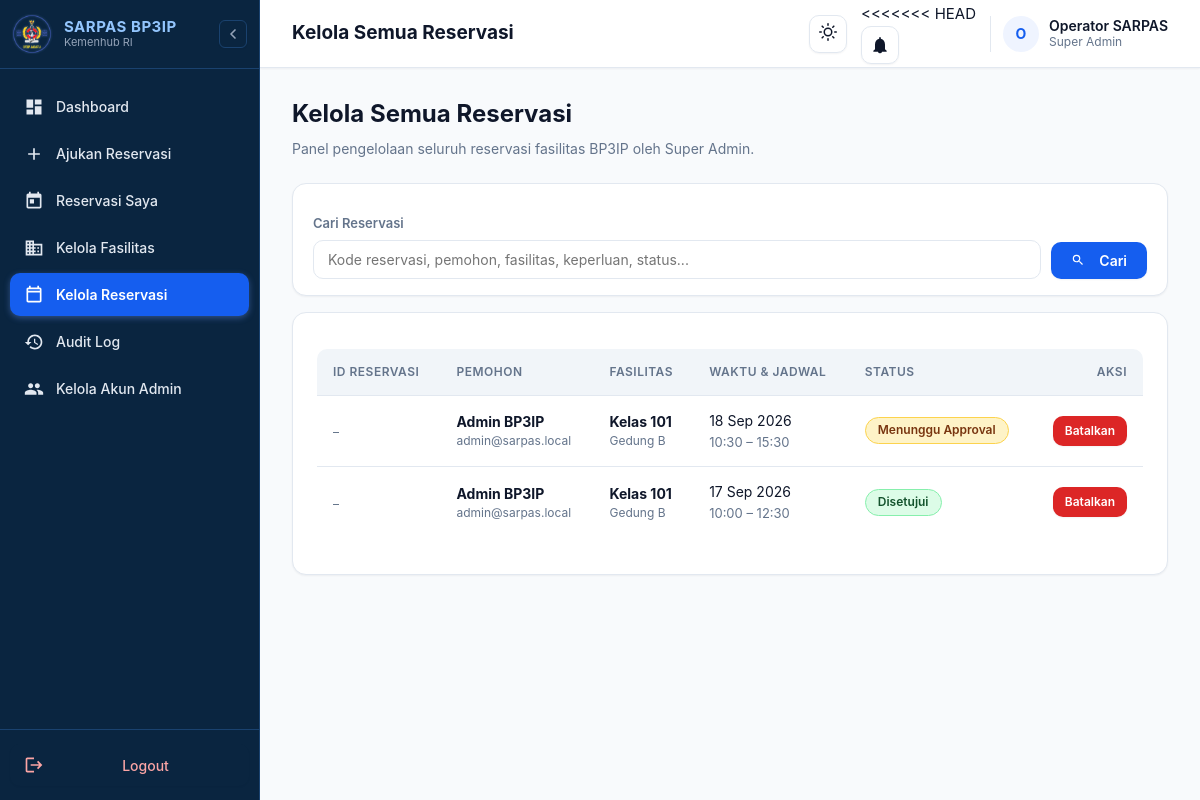
Before: /manajemen-reservasi/ (signed in) with the older database file.
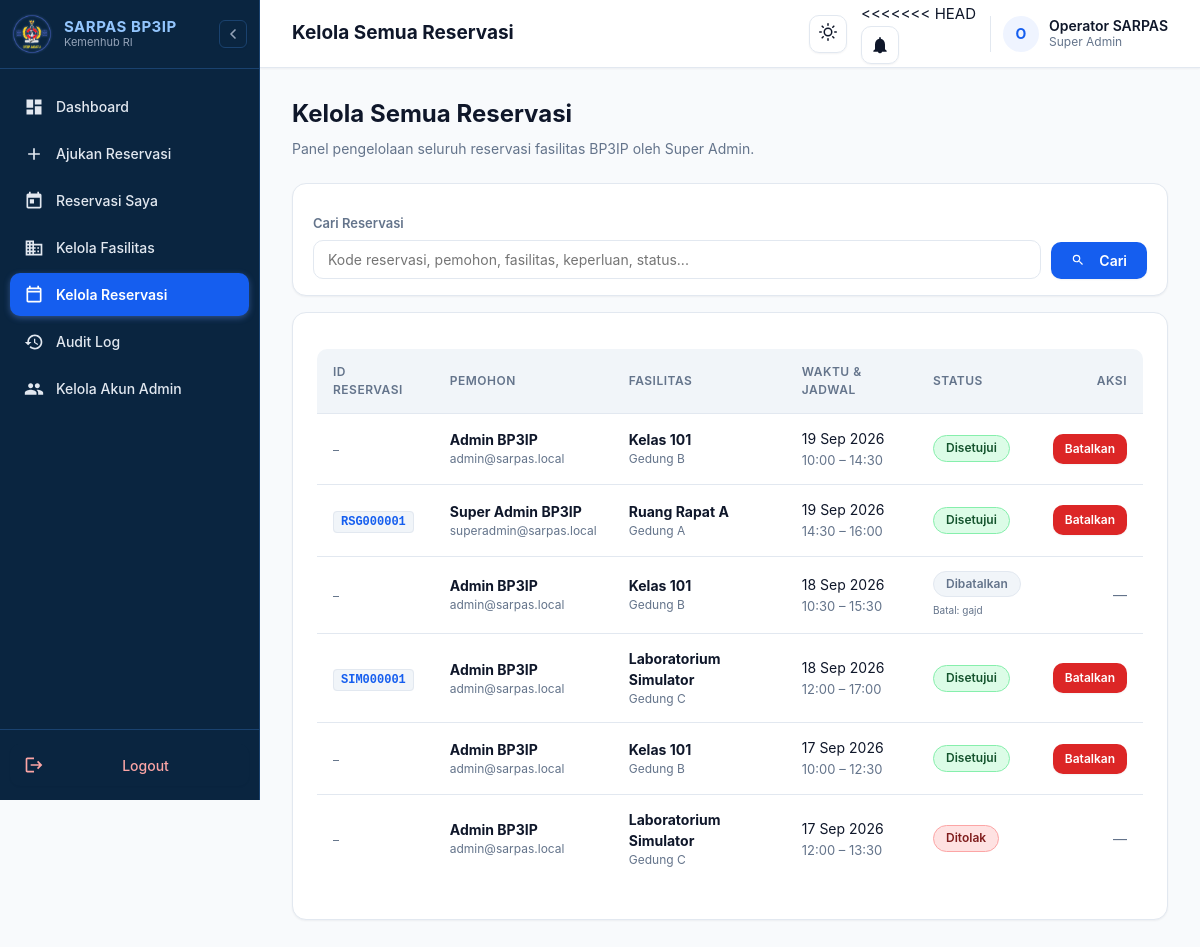
After: the same page with the newer database file.
### core/models.py (models this page shows, shortened)
class Reservasi(models.Model):
    class Status(models.TextChoices):
        DRAFT = "DRAFT", "Draft"
        PENDING = "PENDING", "Menunggu Approval"
        APPROVED = "APPROVED", "Disetujui"
        REJECTED = "REJECTED", "Ditolak"
        NEEDS_REVISION = "NEEDS_REVISION", "Perlu Diperbaiki"
        CANCELLED = "CANCELLED", "Dibatalkan"
    pemohon = models.ForeignKey(User, on_delete=models.PROTECT, related_name="reservasi")
    fasilitas = models.ForeignKey(Fasilitas, on_delete=models.PROTECT, related_name="reservasi")
    tanggal = models.DateField()
    jam_mulai = models.TimeField()
    jam_selesai = models.TimeField()
    keperluan = models.CharField(max_length=255)
    keterangan = models.TextField(blank=True)
    status = models.CharField(max_length=20, choices=Status.choices, default=Status.DRAFT)
    alasan_penolakan = models.TextField(blank=True)
    alasan_pembatalan = models.TextField(blank=True)
    kode_reservasi = models.CharField(max_length=20, unique=True, blank=True, null=True)
    created_at = models.DateTimeField(auto_now_add=True)
    updated_at = models.DateTimeField(auto_now=True)
    class Meta:
        ordering = ["-tanggal", "jam_mulai"]
        constraints = [
            models.CheckConstraint(
                condition=models.Q(jam_selesai__gt=models.F("jam_mulai")),
                name="reservasi_jam_selesai_setelah_mulai",
            ),
        ]

class User(AbstractUser):
    class Role(models.TextChoices):
        ADMIN = "ADMIN", "Admin"
        SUPER_ADMIN = "SUPER_ADMIN", "Super Admin"
        ATASAN = "ATASAN", "Atasan"
    nama = models.CharField(max_length=150)
    email = models.EmailField(unique=True)
    role = models.CharField(max_length=15, choices=Role.choices, default=Role.ADMIN)
    created_at = models.DateTimeField(auto_now_add=True)

class Fasilitas(models.Model):
    class Kategori(models.TextChoices):
        RUANGAN = "RUANGAN", "Ruangan"
        KELAS = "KELAS", "Kelas"
        LABORATORIUM = "LABORATORIUM", "Laboratorium"
        LABORATORIUM_SIMULATOR = "LABORATORIUM_SIMULATOR", "Laboratorium Simulator"
        LAINNYA = "LAINNYA", "Lainnya"
    class Status(models.TextChoices):
        AKTIF = "AKTIF", "Aktif"
        NONAKTIF = "NONAKTIF", "Nonaktif"
    nama_fasilitas = models.CharField(max_length=150)
    kategori = models.CharField(max_length=30, choices=Kategori.choices)
    lokasi = models.CharField(max_length=150)
    kapasitas = models.PositiveIntegerField()
    deskripsi = models.TextField(blank=True)
    status = models.CharField(max_length=10, choices=Status.choices, default=Status.AKTIF)
    keterangan_tambahan = models.TextField(blank=True)
    class Meta:
        verbose_name_plural = "Fasilitas"
        ordering = ["nama_fasilitas"]

### core/views.py (the view, shortened to what this page needs)
# urls.py: path("manajemen-reservasi/", views.reservasi_manage, name="reservasi_manage"),
@role_required(User.Role.SUPER_ADMIN)
def reservasi_manage(request):
    qs = Reservasi.objects.select_related("pemohon", "fasilitas").order_by("-tanggal", "jam_mulai")
    q = request.GET.get("q", "").strip()
    paginator = Paginator(qs, ITEMS_PER_PAGE)
    page_number = request.GET.get("page")
    page_obj = paginator.get_page(page_number)
    return render(request, "reservations/manage.html", {
        "reservasi_list": page_obj,
        "page_obj": page_obj,
        "cancel_form": CancelReservasiForm(),
        "q": q,
    })

### core/forms.py (shortened to what this page needs)
class CancelReservasiForm(forms.Form):
    alasan_pembatalan = forms.CharField(
        label="Alasan pembatalan",
        widget=forms.Textarea(attrs={"rows": 3, "placeholder": "Tuliskan alasan pembatalan reservasi"}),
        error_messages={"required": "Alasan pembatalan wajib diisi."},
    )

### core/context_processors.py (called while the page is built)
def notification_badge(request):
    if request.user.is_authenticated:
        return {"unread_notification_count": request.user.notifikasi.filter(status_baca=False).count()}
    return {"unread_notification_count": 0}

### templates/reservations/manage.html (shortened to what the changed rows need)
{% extends 'base.html' %}
{% block page_title %}Kelola Semua Reservasi{% endblock %}
{% block content %}
<div class="page-heading">
  <h1>Kelola Semua Reservasi</h1>
</div>
<div class="card">
  <div class="table-wrap">
    <table>
      <thead>
        <tr>
          <th>ID Reservasi</th>
          <th>Pemohon</th>
          <th>Fasilitas</th>
          <th>Waktu &amp; Jadwal</th>
          <th>Status</th>
          <th style="text-align: right;">Aksi</th>
        </tr>
      </thead>
      <tbody>
        {% for item in reservasi_list %}
        <tr>
          <td>
            {% if item.kode_reservasi %}
            <span style="font-family: monospace; font-size: 12px; font-weight: 700; background: var(--surface-hover); color: var(--primary); padding: 3px 7px; border-radius: 4px; border: 1px solid var(--border);">
              {{ item.kode_reservasi }}
            </span>
            {% else %}
            <span style="color: var(--text-muted); font-size: 12px;">&ndash;</span>
            {% endif %}
          </td>
          <td>
            <strong>{{ item.pemohon.nama|default:item.pemohon.username }}</strong>
            <div style="font-size: 12px; color: var(--text-muted);">{{ item.pemohon.email }}</div>
          </td>
          <td>
            <strong>{{ item.fasilitas.nama_fasilitas }}</strong>
            <div style="font-size: 12px; color: var(--text-muted);">{{ item.fasilitas.lokasi }}</div>
          </td>
          <td>
            {{ item.tanggal|date:'d M Y' }}<br>
            <span style="color: var(--text-muted); font-size: 13px;">{{ item.jam_mulai|time:'H:i' }} &ndash; {{ item.jam_selesai|time:'H:i' }}</span>
          </td>
          <td>
            {% if item.status == 'PENDING' %}
            <span class="badge badge-pending">{{ item.get_status_display }}</span>
            {% elif item.status == 'APPROVED' %}
            <span class="badge badge-approved">{{ item.get_status_display }}</span>
            {% elif item.status == 'REJECTED' %}
            <span class="badge badge-rejected">{{ item.get_status_display }}</span>
            {% elif item.status == 'NEEDS_REVISION' %}
            <span class="badge badge-revision">{{ item.get_status_display }}</span>
            {% elif item.status == 'CANCELLED' %}
            <span class="badge badge-cancelled">{{ item.get_status_display }}</span>
            {% else %}
            <span class="badge badge-draft">{{ item.get_status_display }}</span>
            {% endif %}
            {% if item.alasan_pembatalan %}
            <div style="margin-top: 4px; font-size: 12px; color: var(--text-muted);">
              <small>Batal: {{ item.alasan_pembatalan }}</small>
            </div>
            {% endif %}
          </td>
          <td style="text-align: right;">
            {% if item.status == 'PENDING' or item.status == 'APPROVED' %}
            <details style="display: inline-block; text-align: left;">
              <summary class="button danger" style="padding: 6px 12px; font-size: 12px; cursor: pointer;">Batalkan</summary>
            </details>
            {% else %}
            <span style="color: var(--text-muted);">&mdash;</span>
            {% endif %}
          </td>
        </tr>
        {% endfor %}
      </tbody>
    </table>
  </div>
</div>
{% endblock %}

Changed rows visible on the page:
added Reservasi: pemohon.nama "Admin BP3IP", pemohon.email "admin@sarpas.local", fasilitas.nama_fasilitas "Kelas 101", fasilitas.lokasi "Gedung B", tanggal "19 Sep 2026", jam_mulai "10:00", jam_selesai "14:30", status "Disetujui", shows "Batalkan"
added Reservasi: kode_reservasi "RSG000001", pemohon.nama "Super Admin BP3IP", pemohon.email "superadmin@sarpas.local", fasilitas.nama_fasilitas "Ruang Rapat A", fasilitas.lokasi "Gedung A", tanggal "19 Sep 2026", jam_mulai "14:30", jam_selesai "16:00", status "Disetujui", shows "Batalkan"
changed Reservasi: alasan_pembatalan (not shown) → "gajd"; status "Menunggu Approval" → "Dibatalkan"; status "Batalkan" → "—"
added Reservasi: kode_reservasi "SIM000001", pemohon.nama "Admin BP3IP", pemohon.email "admin@sarpas.local", fasilitas.nama_fasilitas "Laboratorium Simulator", fasilitas.lokasi "Gedung C", tanggal "18 Sep 2026", jam_mulai "12:00", jam_selesai "17:00", status "Disetujui", shows "Batalkan"
added Reservasi: pemohon.nama "Admin BP3IP", pemohon.email "admin@sarpas.local", fasilitas.nama_fasilitas "Laboratorium Simulator", fasilitas.lokasi "Gedung C", tanggal "17 Sep 2026", jam_mulai "12:00", jam_selesai "13:30", status "Ditolak"
